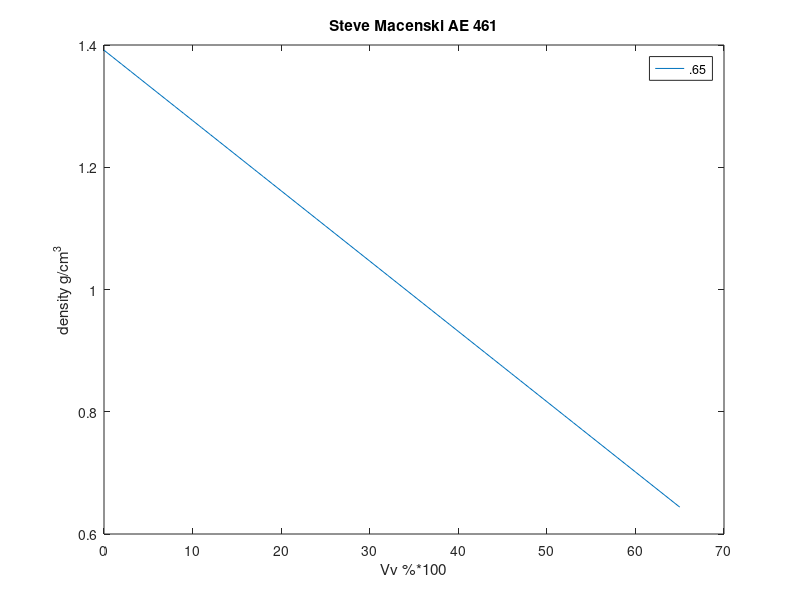

The MATLAB source for this figure:
% AE 461 prelab 1  question 2

%plot material data and make a graph of composite density vs void content
%for .35.45.55.65


vf = [.35];%.45;.55;.65];

vv = 0:.01:(1-vf)

vm = 1 - vf - vv;

density = 1.84*vf + 1.15*vm;

plot(vv*100,density)
hold on
title('Steve Macenski AE 461')
xlabel('Vv %*100')
ylabel('density g/cm^3')

legend('.65','.55','.45','.35')